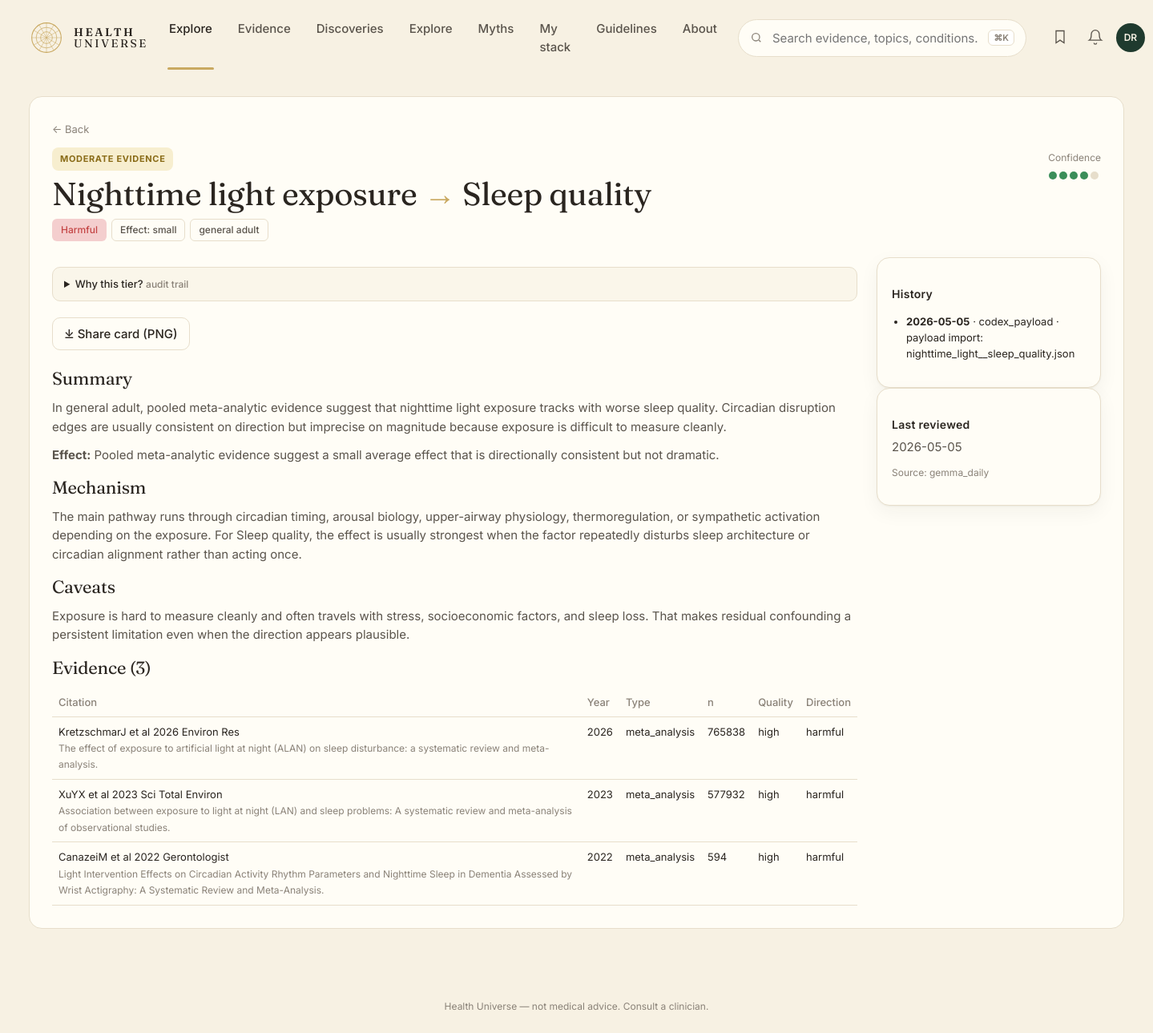
The app's page /edge/130, older data.
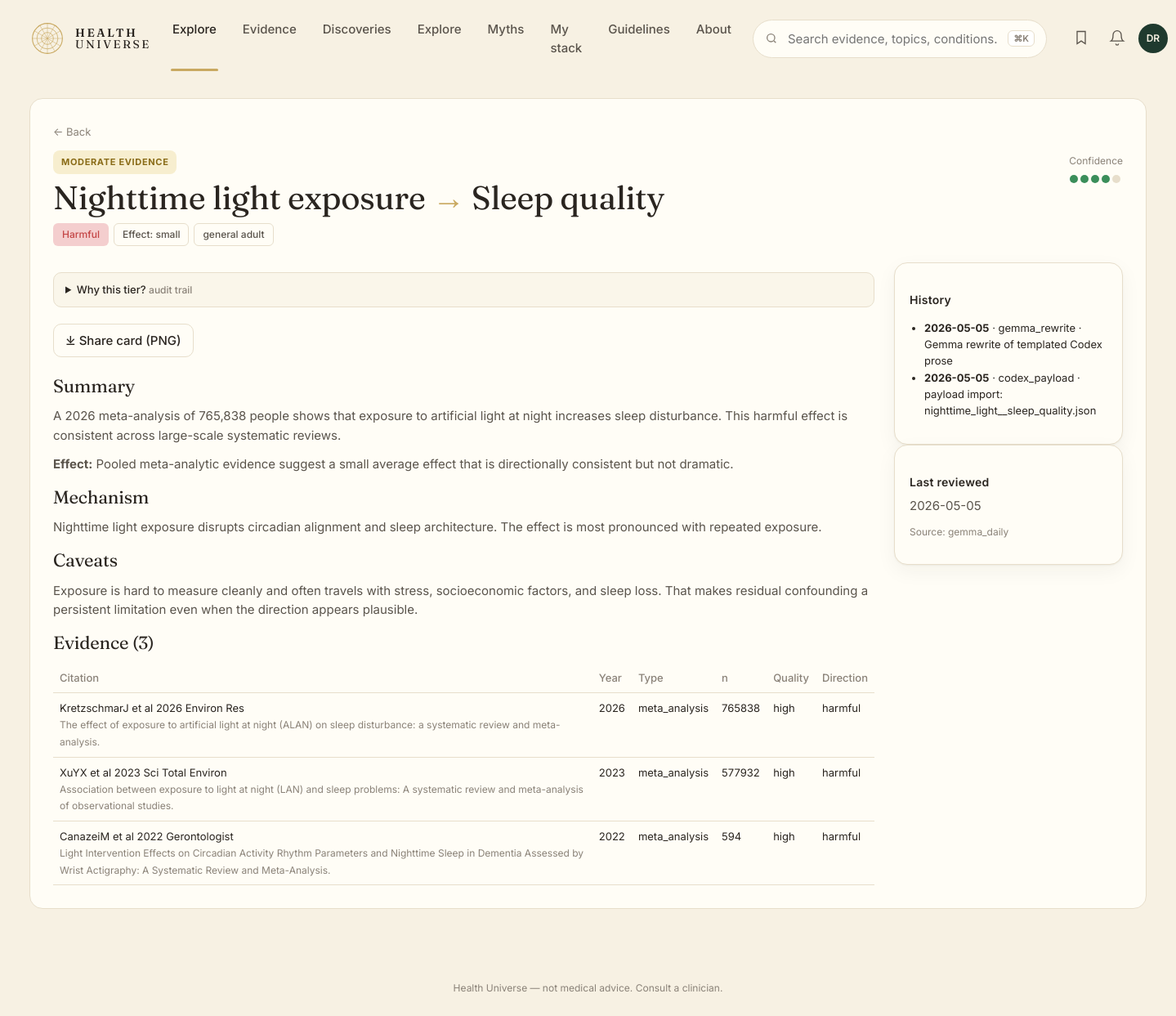
The same page, newer data.
### tables this page shows
CREATE TABLE edge (
    id              INTEGER PRIMARY KEY,
    factor_id       INTEGER NOT NULL REFERENCES entity(id),
    outcome_id      INTEGER NOT NULL REFERENCES entity(id),
    direction       TEXT NOT NULL CHECK (direction IN (
                      'protective','harmful','neutral','u_shaped','mixed')),
    tier            TEXT NOT NULL CHECK (tier IN ('A','B','C','D','X','deprecated')),
    effect_size     TEXT,         -- qualitative: trivial/small/moderate/large
    effect_quant    TEXT,         -- e.g. "RR 0.82 (0.74-0.91)"
    population      TEXT,         -- e.g. "adults>50; ApoE4 carriers"
    mechanism       TEXT,         -- 1-paragraph plain English
    summary         TEXT,         -- card body copy
    caveats         TEXT,
    seed_source     TEXT NOT NULL CHECK (seed_source IN ('claude_seed','gemma_daily','manual')),
    created_at      TEXT NOT NULL DEFAULT (datetime('now')),
    updated_at      TEXT NOT NULL DEFAULT (datetime('now')),
    last_reviewed   TEXT NOT NULL DEFAULT (datetime('now')), embedding BLOB, embedded_at TEXT,
    UNIQUE(factor_id, outcome_id, population)
);

CREATE TABLE entity (
    id            INTEGER PRIMARY KEY,
    slug          TEXT NOT NULL UNIQUE,
    name          TEXT NOT NULL,
    kind          TEXT NOT NULL CHECK (kind IN (
                    'food','nutrient','supplement','drug','activity',
                    'behavior','environmental','pathogen','gene',
                    'biomarker','condition','process')),
    aliases       TEXT,           -- JSON array
    description   TEXT,
    created_at    TEXT NOT NULL DEFAULT (datetime('now')),
    updated_at    TEXT NOT NULL DEFAULT (datetime('now'))
, embedding BLOB, embedded_at TEXT);

CREATE TABLE evidence (
    id            INTEGER PRIMARY KEY,
    edge_id       INTEGER NOT NULL REFERENCES edge(id) ON DELETE CASCADE,
    citation      TEXT NOT NULL,
    url           TEXT,
    doi           TEXT,
    pmid          TEXT,
    year          INTEGER,
    study_type    TEXT CHECK (study_type IN (
                    'meta_analysis','systematic_review','rct','cohort',
                    'case_control','cross_sectional','mechanistic',
                    'animal','case_report','expert_opinion')),
    n_participants INTEGER,
    direction     TEXT,           -- direction this study supports
    quality       TEXT CHECK (quality IN ('high','moderate','low','very_low')),
    notes         TEXT,
    source_id     INTEGER REFERENCES source(id),
    created_at    TEXT NOT NULL DEFAULT (datetime('now'))
);

CREATE TABLE edge_history (
    id          INTEGER PRIMARY KEY,
    edge_id     INTEGER NOT NULL REFERENCES edge(id) ON DELETE CASCADE,
    changed_at  TEXT NOT NULL DEFAULT (datetime('now')),
    field       TEXT NOT NULL,
    old_value   TEXT,
    new_value   TEXT,
    reason      TEXT,
    actor       TEXT             -- 'claude_seed','gemma_daily','claude_adjudicator','human'
);

### web/app.py (the view)
@app.get("/edge/{edge_id}", response_class=HTMLResponse)
def edge_detail(request: Request, edge_id: int):
    with connect() as conn:
        e = conn.execute("""
            SELECT e.*, f.slug AS f_slug, f.name AS f_name, f.kind AS f_kind,
                   o.slug AS o_slug, o.name AS o_name, o.kind AS o_kind
            FROM edge e
            JOIN entity f ON f.id = e.factor_id
            JOIN entity o ON o.id = e.outcome_id
            WHERE e.id = ?""", (edge_id,)).fetchone()
        if not e:
            return HTMLResponse("Not found", status_code=404)
        evidence = conn.execute(
            "SELECT * FROM evidence WHERE edge_id = ? ORDER BY year DESC",
            (edge_id,)).fetchall()
        history = conn.execute(
            "SELECT * FROM edge_history WHERE edge_id = ? ORDER BY changed_at DESC",
            (edge_id,)).fetchall()
    return render(request, "edge.html", {
        "e": dict(e),
        "evidence": [dict(r) for r in evidence],
        "history": [dict(r) for r in history],
    })

### web/templates/edge.html (shortened to what this page needs)
{% extends "base.html" %}
{% block content %}
<section class="edge-page">
  <a class="back" href="/">← Back</a>
  <div class="edge-head">
    <div>
      <span class="pill tier-{{ e.tier }}">{{ TIER_LABEL[e.tier] | upper }}</span>
      <h1>{{ e.f_name }} <span class="arrow">→</span> {{ e.o_name }}</h1>
      <div class="badges">
        <span class="badge dir-{{ e.direction }}">{{ DIRECTION_LABEL[e.direction] }}</span>
        {% if e.effect_size %}<span class="badge ghost">Effect: {{ e.effect_size }}</span>{% endif %}
        {% if e.population %}<span class="badge ghost">{{ e.population }}</span>{% endif %}
      </div>
    </div>
    <div class="confidence-card">
      <span class="muted small">Confidence</span>
      <div class="dots big">
        {% for i in range(5) %}<span class="dotmark {% if i < TIER_DOTS[e.tier] %}on{% endif %}"></span>{% endfor %}
      </div>
    </div>
  </div>
  <div class="edge-grid">
    <div>
      <details class="why-tier">
        <summary>Why this tier? <small class="muted">audit trail</small></summary>
      </details>
      <div class="share-row">
        <a class="btn-secondary inline" href="/edge/{{ e.id }}.png" target="_blank">⤓ Share card (PNG)</a>
      </div>
      <h3>Summary</h3>
      <p>{{ e.summary }}</p>
      {% if e.effect_quant %}<p><b>Effect:</b> {{ e.effect_quant }}</p>{% endif %}
      <h3>Mechanism</h3>
      <p>{{ e.mechanism or "—" }}</p>
      {% if e.caveats %}<h3>Caveats</h3><p>{{ e.caveats }}</p>{% endif %}
      <h3>Evidence ({{ evidence|length }})</h3>
      <table class="evidence-table">
        <thead><tr><th>Citation</th><th>Year</th><th>Type</th><th>n</th><th>Quality</th><th>Direction</th></tr></thead>
        <tbody>
        {% for ev in evidence %}
          <tr>
            <td>{{ ev.citation }}<br/><small class="muted">{{ ev.notes }}</small></td>
            <td>{{ ev.year or "—" }}</td>
            <td>{{ ev.study_type or "—" }}</td>
            <td>{{ ev.n_participants or "—" }}</td>
            <td>{{ ev.quality or "—" }}</td>
            <td>{{ ev.direction or "—" }}</td>
          </tr>
        {% endfor %}
        </tbody>
      </table>
    </div>
    <aside>
      <div class="card">
        <h4>History</h4>
        <ul class="history">
        {% for h in history %}
          <li><b>{{ h.changed_at[:10] }}</b> · {{ h.actor }} · {{ h.reason or h.field }}</li>
        {% endfor %}
        </ul>
      </div>
      <div class="card">
        <h4>Last reviewed</h4>
        <p>{{ e.last_reviewed[:10] }}</p>
        <p class="muted small">Source: {{ e.seed_source }}</p>
      </div>
    </aside>
  </div>
</section>
{% endblock %}

### web/templates/base.html (shortened to what this page needs)
<!doctype html>
<html lang="en">
<head>
<link rel="stylesheet" href="/static/style.css" />
</head>
<body>
<header class="topnav">
  <a class="brand" href="/">
    <span class="brand-mark" aria-hidden="true">
      <svg viewBox="0 0 48 48" width="44" height="44">
        <circle cx="24" cy="24" r="20" fill="none" stroke="currentColor" stroke-width="1.2"/>
        <circle cx="24" cy="24" r="14" fill="none" stroke="currentColor" stroke-width="0.8"/>
        <circle cx="24" cy="24" r="8"  fill="none" stroke="currentColor" stroke-width="0.8"/>
        {% for a in [0,30,60,90,120,150] %}
        <line x1="24" y1="4" x2="24" y2="44" stroke="currentColor" stroke-width="0.5"
              transform="rotate({{a}} 24 24)"/>
        {% endfor %}
      </svg>
    </span>
    <span class="brand-text"><b>HEALTH</b><br/>UNIVERSE</span>
  </a>
  <nav class="topnav-links">
    <a class="active" href="/">Explore</a>
    <a href="/tier/A">Evidence</a>
    <a href="/discoveries">Discoveries</a>
    <a href="/explore">Explore</a>
    <a href="/myths">Myths</a>
    <a href="/me">My stack</a>
    <a href="#">Guidelines</a>
    <a href="#">About</a>
  </nav>
  <div class="topnav-search">
    <svg width="16" height="16" viewBox="0 0 24 24" fill="none" stroke="currentColor" stroke-width="2"><circle cx="11" cy="11" r="7"/><path d="m20 20-3.5-3.5"/></svg>
    <input placeholder="Search evidence, topics, conditions…" />
    <kbd>⌘K</kbd>
  </div>
  <div class="topnav-actions">
    <button aria-label="Saved"><svg width="20" height="20" viewBox="0 0 24 24" fill="none" stroke="currentColor" stroke-width="1.6"><path d="M6 3h12v18l-6-4-6 4z"/></svg></button>
    <button aria-label="Notifications"><svg width="20" height="20" viewBox="0 0 24 24" fill="none" stroke="currentColor" stroke-width="1.6"><path d="M6 8a6 6 0 0 1 12 0c0 7 3 9 3 9H3s3-2 3-9z"/><path d="M10 21a2 2 0 0 0 4 0"/></svg></button>
    <span class="avatar">DR</span>
  </div>
</header>
<main>{% block content %}{% endblock %}</main>
<footer class="footer">
  <span>Health Universe — not medical advice. Consult a clinician.</span>
</footer>
</body>
</html>

Row changes from the older to the newer data that the page shows:
changed edge "Harmful": summary "In general adult, pooled meta-analytic evidence suggest that nighttime light exposure tracks with worse sleep quality. Circadian disruption edges are usually consistent on direction but imprecise on magnitude because exposure is difficult to measure cleanly." → "A 2026 meta-analysis of 765,838 people shows that exposure to artificial light at night increases sleep disturbance. This harmful effect is consistent across large-scale systematic reviews."; mechanism "The main pathway runs through circadian timing, arousal biology, upper-airway physiology, thermoregulation, or sympathetic activation depending on the exposure. For Sleep quality, the effect is usually strongest when the factor repeatedly disturbs sleep architecture or circadian alignment rather than acting once." → "Nighttime light exposure disrupts circadian alignment and sleep architecture. The effect is most pronounced with repeated exposure."
added edge_history: changed_at "2026-05-05", actor "gemma_rewrite", reason "Gemma rewrite of templated Codex prose"
